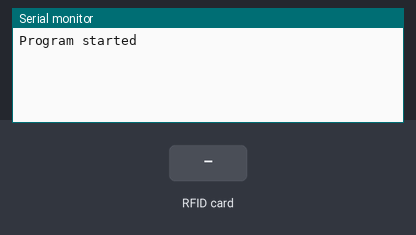
This sketch was run on a simulated Arduino Uno, built with avr-gcc and run on an emulated ATmega328P. On the bench: the last lines printed to the serial monitor. The inputs (shaded band) are chosen by the test bench.

Above: at 1.9 s.
2.0 s: RFID card C3 A0 A3 0D held to the reader
At 4.0 s:
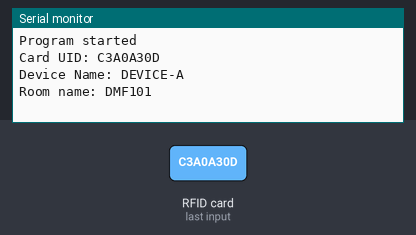
4.3 s: RFID card FC 05 4A 31 held to the reader
At 5.3 s:
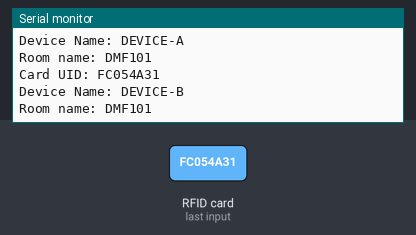
6.4 s: RFID card 33 FC B7 0B held to the reader
At 7.6 s:
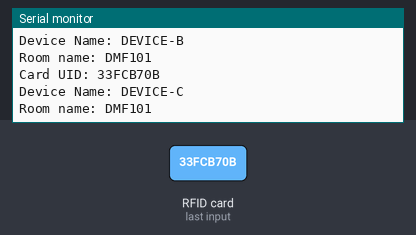
8.5 s: RFID card 5E 7A 19 C4 held to the reader
At 10.1 s:
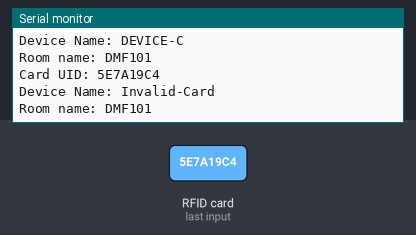

The sketch:

arduino_code.ino
```cpp
//Arduino code

#include <SPI.h>
#include <MFRC522.h>
#include <SoftwareSerial.h>
#include <ArduinoJson.h>

#define RST_PIN         9
#define SS_1_PIN        8
#define SS_2_PIN        10
#define SS_3_PIN        7
#define SS_4_PIN        4

#define NR_OF_READERS  4

//Initialise Arduino to NodeMCU (5=Rx & 6=Tx)
SoftwareSerial nodemcu(5, 6);

byte ssPins[] = {SS_1_PIN, SS_2_PIN, SS_3_PIN, SS_4_PIN};
String room = "";
String cardid = "";
String nam = "";

MFRC522 mfrc522[NR_OF_READERS];

void setup() {
  //This function sends data to NodeMCU code
  Serial.begin(9600);
  nodemcu.begin(9600);
  delay(500);

  Serial.println("Program started");
  SPI.begin();
  for (uint8_t reader = 0; reader < NR_OF_READERS; reader++) {
  mfrc522[reader].PCD_Init(ssPins[reader], RST_PIN);
  }
}

void loop() {

  StaticJsonBuffer<1000> jsonBuffer;
  JsonObject& data = jsonBuffer.createObject();

  boolean sand = data_func();

  data["room"] = room;
  data["cardid"] = nam;

  if (sand) {
  data.printTo(nodemcu);
  jsonBuffer.clear();
  sand = false;
  }

  delay(2000);
 }

boolean data_func() {

   boolean sand = false;
   for (uint8_t reader = 0; reader < NR_OF_READERS; reader++) {


      if (mfrc522[reader].PICC_IsNewCardPresent() && mfrc522[reader].PICC_ReadCardSerial()) {
      Serial.print(F("Card UID: "));
      cardid = dump_byte_array(mfrc522[reader].uid.uidByte, mfrc522[reader].uid.size);
      Serial.println();
      Serial.print("Device Name: ");

              //Naming NFC readers or Devices
              if (cardid == "C3A0A30D") {
                nam = "DEVICE-A";
                Serial.print(nam);
              } else if (cardid == "FC054A31") {
                nam = "DEVICE-B";
                Serial.print(nam);
              } else if (cardid == "33FCB70B") {
                nam = "DEVICE-C";
                Serial.print(nam);
              } else if (cardid == "AA533AB3") {
                nam = "DEVICE-D";
                Serial.print(nam);
              } else if (cardid == "D3CF79A3") {
                nam = "DEVICE-E";
                Serial.print(nam);
              } else if (cardid == "839663A3") {
                nam = "DEVICE-F";
                Serial.print(nam);
              } else if (cardid == "339A79A3") {
                nam = "DEVICE-G";
                Serial.print(nam);
              } else {
                nam = "Invalid-Card";
                Serial.print(nam);
              }
              sand = true;

              // Naming RFID Readers
              Serial.println();
              Serial.print("Room name: ");
                      if (reader == 0) {
                      room = "DMF101";
                      Serial.println(room);
                      }
                  if (reader == 1 ) {
                      room = "DMF201";
                      Serial.println(room);
                      }

                  if (reader == 2 ) {
                      room = "DMF301";
                      Serial.println(room);
                      }

                  if (reader == 3 ) {
                      room = "DMF401";
                      Serial.println(room);
                      }


     Serial.println();

      mfrc522[reader].PICC_HaltA();
      mfrc522[reader].PCD_StopCrypto1();
        }
      }
   return sand;
}

// Converting bytes to string
String dump_byte_array(byte *buffer, byte bufferSize) {
  String cardid = "";
  for (byte i = 0; i < bufferSize; i++) {
    cardid = cardid + ((((buffer[i] & 0xF0) >> 4) <= 9) ? (char)(((buffer[i] & 0xF0) >> 4) + '0') : (char)(((buffer[i] & 0xF0) >> 4) + 'A' - 10));
    cardid = cardid + (((buffer[i] & 0x0F) <= 9) ? (char)((buffer[i] & 0x0F) + '0') : (char)((buffer[i] & 0x0F) + 'A' - 10));
  }
  Serial.print(cardid);
  return cardid;
}
```

Measured:
- after the input at 2.0 s, the serial monitor: prints a new line after 0.81 s (image 1)
- after the input at 4.3 s, the serial monitor: prints a new line after 0.63 s (image 2)
- after the input at 6.4 s, the serial monitor: prints a new line after 0.65 s (image 3)
- after the input at 8.5 s, the serial monitor: prints a new line after 0.67 s (image 4)
